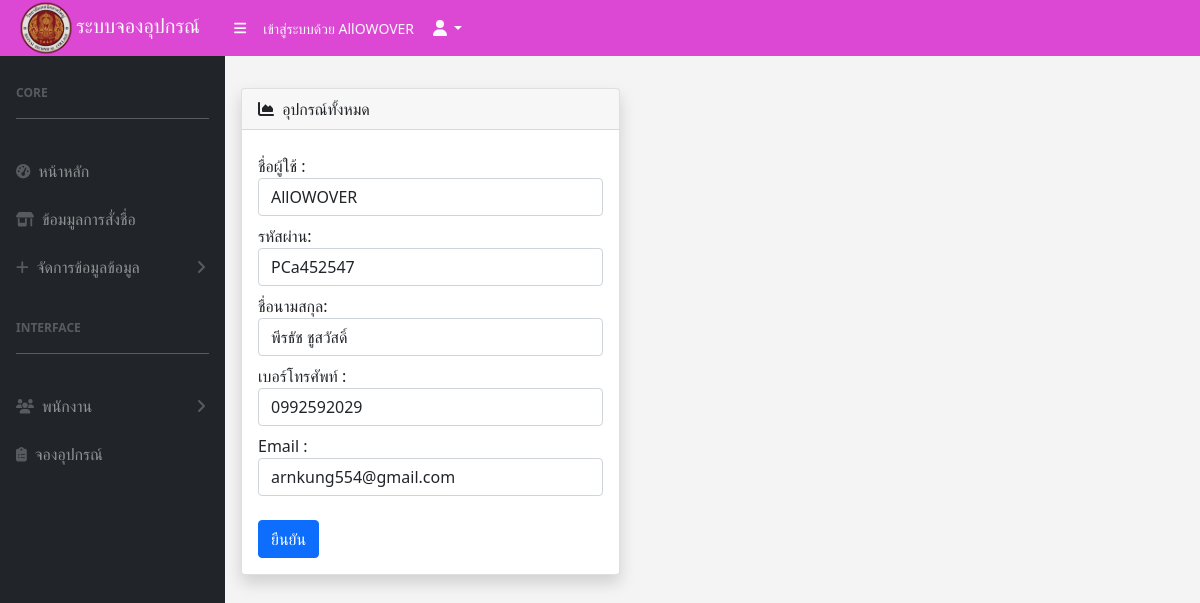
/user/edit_user.php?user_id=136 (signed in), run on the app's committed database.
### tables this page shows
CREATE TABLE `user` (
  `user_id` int(11) NOT NULL,
  `username` varchar(100) NOT NULL,
  `password` varchar(100) NOT NULL,
  `name` varchar(100) NOT NULL,
  `tel` varchar(15) NOT NULL,
  `email` varchar(100) NOT NULL
);

### user/edit_user.php (the view, shortened to what this page needs)
<?php
include '../config/config.php';
if (isset($_GET['user_id'])) {
    $user_id = mysqli_real_escape_string($conn, $_GET['user_id']);
    $query = "SELECT * FROM user WHERE user_id = '$user_id'";
    $result = mysqli_query($conn, $query);
    $user = mysqli_fetch_assoc($result);
} else {
    header('location: user.php');
    exit();
}
include "../menu/menu_admin.php";
?>
<div id="layoutSidenav_content">
    <main>
        <div class="card-body mt-3 ">
            <div class="row ">
                <div class="col-xl-5 ">
                    <div class="card mb-4 shadow">
                        <div class="card-header">
                            <i class="fas fa-chart-area me-1"></i>
                            อุปกรณ์ทั้งหมด
                        </div>
                        <div class="card-body">
                            <form action="update_user.php?user_id=<?php echo $_GET['user_id'] ?>" method="post">
                                <div class="form-group mt-2">
                                    <label for="username">ชื่อผู้ใช้ :</label>
                                    <input type="text" class="form-control" id="username" name="username" value="<?php echo $user['username']; ?>" required>
                                </div>
                                <div class="form-group mt-2">
                                    <label for="password">รหัสผ่าน:</label>
                                    <input type="text" class="form-control" id="password" name="password" value="<?php echo $user['password']; ?>" required>
                                </div>
                                <div class="form-group mt-2">
                                    <label for="name">ชื่อนามสกุล:</label>
                                    <input type="text" class="form-control" id="name" name="name" value="<?php echo $user['name']; ?>" required>
                                </div>
                                <div class="form-group mt-2">
                                    <label for="tel">เบอร์โทรศัพท์ :</label>
                                    <input type="tel" class="form-control" id="tel" name="tel" value="<?php echo $user['tel']; ?>" required>
                                </div>
                                <div class="form-group mt-2">
                                    <label for="email">Email :</label>
                                    <input type="email" class="form-control" id="email" name="email" value="<?php echo $user['email']; ?>" required>
                                </div>
                                <br>
                                <button type="submit" class="btn btn-primary" onclick="alert('เเก้ไขเสร็จสิ้น');">ยืนยัน</button>
                            </form>
                        </div>
                    </div>
                </div>
            </div>
        </div>
    </main>
</div>
</body>
</html>

### data on the page
user: username "AllOWOVER", password "PCa452547", name "พีรธัช ชูสวัสดิ์", tel "0992592029", email "arnkung554@gmail.com"

### other printed values
$_SESSION['username'] "AllOWOVER"
